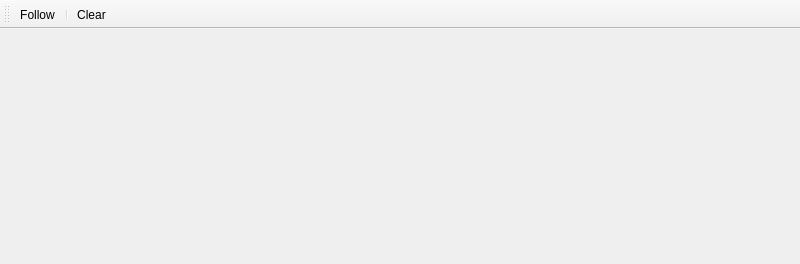
<?xml version="1.0" encoding="UTF-8"?>
<ui version="4.0">
 <class>LogWindow</class>
 <widget class="QMainWindow" name="LogWindow">
  <property name="geometry">
   <rect>
    <x>0</x>
    <y>0</y>
    <width>800</width>
    <height>264</height>
   </rect>
  </property>
  <property name="windowTitle">
   <string>Log Window</string>
  </property>
  <widget class="QWidget" name="centralwidget"/>
  <widget class="QToolBar" name="toolBar">
   <property name="windowTitle">
    <string>toolBar</string>
   </property>
   <attribute name="toolBarArea">
    <enum>TopToolBarArea</enum>
   </attribute>
   <attribute name="toolBarBreak">
    <bool>false</bool>
   </attribute>
   <addaction name="actionFollow"/>
   <addaction name="separator"/>
   <addaction name="actionClear"/>
  </widget>
  <action name="actionFollow">
   <property name="checkable">
    <bool>true</bool>
   </property>
   <property name="icon">
    <iconset resource="../assets/densitometer.qrc">
     <normaloff>:/images/go-bottom.png</normaloff>:/images/go-bottom.png</iconset>
   </property>
   <property name="text">
    <string>Follow</string>
   </property>
   <property name="toolTip">
    <string>Follow</string>
   </property>
  </action>
  <action name="actionClear">
   <property name="icon">
    <iconset resource="../assets/densitometer.qrc">
     <normaloff>:/images/clear.png</normaloff>:/images/clear.png</iconset>
   </property>
   <property name="text">
    <string>Clear</string>
   </property>
  </action>
 </widget>
 <resources>
  <include location="../assets/densitometer.qrc"/>
 </resources>
 <connections/>
</ui>
